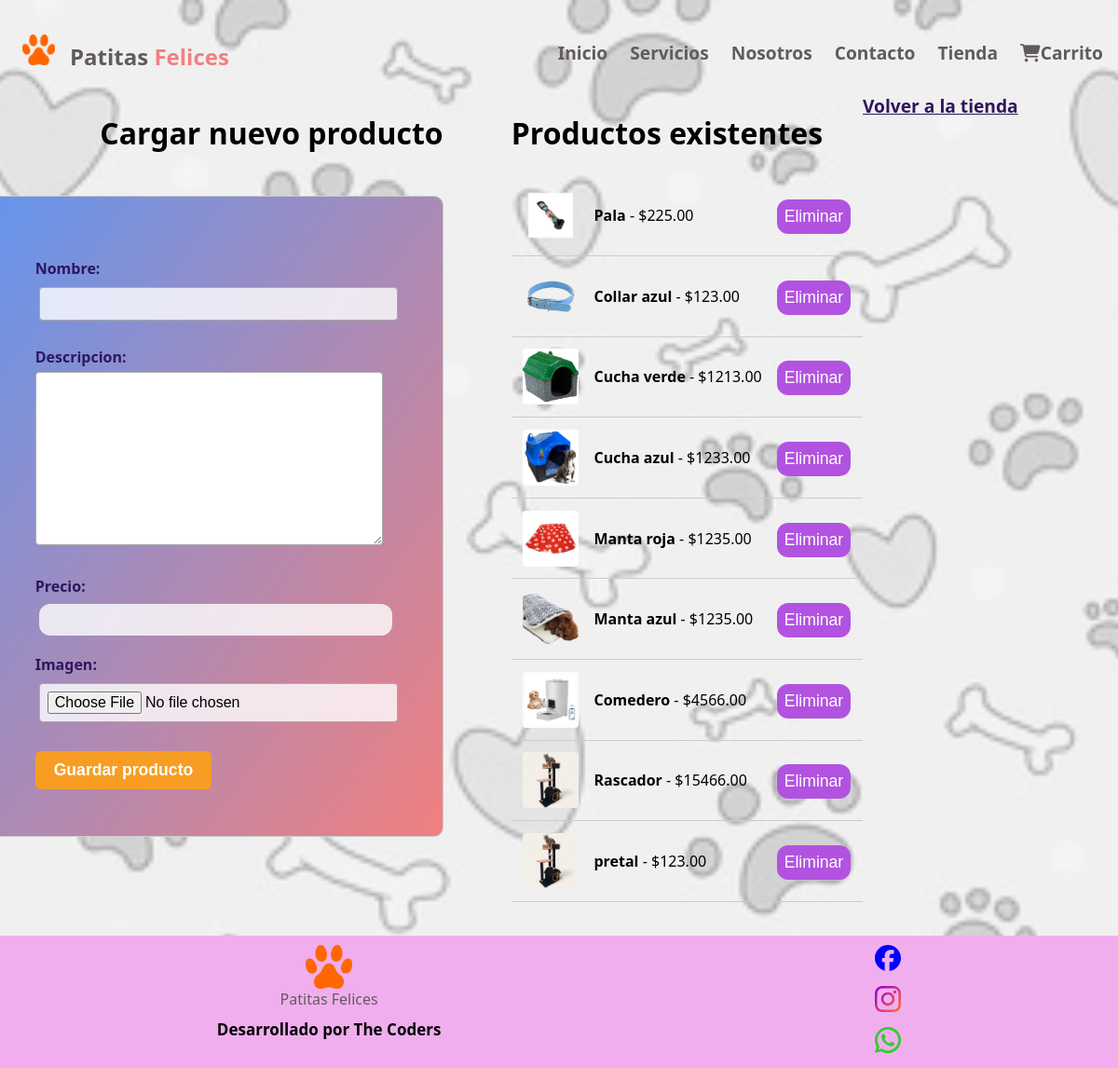
The app's page /cargar/ with its own data.
### PatitasFelices/models.py (models this page shows, shortened)
class Producto(models.Model):
    nombre = models.CharField(max_length=100)
    descripcion = models.TextField()
    precio = models.DecimalField(max_digits=10, decimal_places=2)
    imagen = models.ImageField(upload_to='productos/')

### PatitasFelices/views.py (the view)
# urls.py: path('cargar/', views.formulario_cargar_mas, name='formulario_cargar_mas'),
def formulario_cargar_mas(request):
    if request.method == 'POST':
        form = ProductoForm(request.POST, request.FILES)
        if form.is_valid():
            form.save()
            return redirect('formulario_cargar_mas')
    else:
        form = ProductoForm()
    productos = Producto.objects.all()  # Agregado
    return render(request, 'cargar_mas_formulario.html', {
        'form': form,
        'productos': productos  # Agregado
    })

### PatitasFelices/forms.py
class ProductoForm(forms.ModelForm):
    class Meta:
        model = Producto
        fields = ['nombre', 'descripcion', 'precio', 'imagen']
        widgets = {
            'nombre': forms.TextInput(attrs={'class': 'form-control'}),
            'descripcion': forms.Textarea(attrs={'class': 'form-control'}),
            'precio': forms.NumberInput(attrs={'class': 'form-control'}),
            'imagen': forms.ClearableFileInput(attrs={'class': 'form-control'}),
        }

### PatitasFelices/templates/cargar_mas_formulario.html (shortened to what this page needs)
{% extends "base.html" %}
{% load static %}
{% block content %}
<div class="mas-cont">
    <h1>Cargar nuevo producto</h1>
<form method="post" enctype="multipart/form-data" class="formulario-cargar">
    {{ form.as_p }}
    <button type="submit">Guardar producto</button>
</form>
</div>
<div class="productos-existentes">
    <h1>Productos existentes</h1>
    <ul class="lista-productos">
        {% for producto in productos %}
        <li class="item-producto">
            <img src="{{ producto.imagen.url }}" alt="{{ producto.nombre }}" class="miniatura">
            <span class="info-producto">
                <strong>{{ producto.nombre }}</strong> - ${{ producto.precio }}
            </span>
            <form method="post" action="{% url 'eliminar_producto' producto.id %}" class="form-eliminar">
                <button type="submit">Eliminar</button>
            </form>
        </li>
        {% empty %}
        <li>No hay productos cargados.</li>
        {% endfor %}
    </ul>
</div>
<a href="{% url 'tienda' %}">Volver a la tienda</a>
{% endblock %}

### PatitasFelices/templates/base.html (shortened to what this page needs)
{% load static %}
<!DOCTYPE html>
<html lang="es">
<head>
    <link rel="stylesheet" href="{% static 'style.css' %}">
    <link rel="stylesheet" href="https://cdnjs.cloudflare.com/ajax/libs/font-awesome/6.4.0/css/all.min.css">
</head>
<body>
    <nav>
        <div class="logo"><img src="../static/img/patita.png" alt=""><span class="highlight-grey">Patitas <span class="highlight-pink">Felices</span></span>
        </div>
        <ul id="menu">
            <li><a href="{% url 'home' %}">Inicio</a></li>
            <li><a href="{% url 'servicios' %}">Servicios</a></li>
            <li><a href="{% url 'nosotros' %}">Nosotros</a></li>
            <li><a href="{% url 'contacto' %}">Contacto</a></li>
            <li><a href="{% url 'tienda' %}">Tienda</a></li>
            {% block carrito %}
            <li><a href="{% url 'carrito' %}"><i class="fas fa-shopping-cart"></i>Carrito</a></li>
             {% endblock %}
        </ul>
    </nav>
    <div class="contenido">
        {% block content %}{% endblock %}
    </div>
    {% block footer %}
        <footer>
            <div class="footer-container">
              <div class="footer-left">
                <img src="../static/img/patita.png" alt=""><span class="highlight-grey">Patitas <span
                    class="highlight-pink">Felices</span></span>
                <p class="footer-dev">Desarrollado por The Coders</p>
              </div>
              <div class="footer-right">
                <a href="https://facebook.com" target="_blank">
                  <img src="{% static 'img/facebook.svg' %}" alt="Facebook">
                </a>
                <a href="https://instagram.com" target="_blank">
                  <img src="{% static 'img/instagram.svg' %}" alt="Instagram">
                </a>
                <a href="https://wa.me/5491123456789" target="_blank">
                  <img src="{% static 'img/whatsap.svg' %}" alt="WhatsApp">
                </a>
              </div>
            </div>
        </footer>
{% endblock %}
</body>
</html>

### PatitasFelices/static/style.css (style rules this page uses)
body, html { margin: 0; padding: 0; box-sizing: border-box; display: flex; flex-direction: column; }
a { color: #2e175d; font-size: 1.2rem; font-weight: bold; }
body { font-family: 'Segoe UI', sans-serif; display: flex; align-items: center; justify-content: center; height: 100%; position: relative; overflow-x: hidden; }
body::before { content: ""; position: fixed; top: 0; left: 0; width: 100%; height: 100%; background-image: url('img/dog-seamless-pattern-paws-bones-260nw-2350264459.jpg'); background-size: cover; background-repeat: repeat; background-position: center; filter: grayscale(100%) brightness(90%); opacity: 0.4; z-index: -1; }
.highlight-grey { color: #615b60; }
.logo { display: flex; align-items: baseline; gap: 1rem; }
.logo img { width: 35px; margin-left: 1rem; }
nav { background-color: transparent; display: flex; justify-content: space-between; align-items: center; padding: 1.7rem 3rem;; padding-left: 4rem; width: 100%; top: 0; position: fixed; z-index: 10; }
nav .logo { font-size: 1.5rem; font-weight: bold; }
nav span .highlight-pink { color: #F08080; }
nav ul { list-style: none; display: flex; gap: 1.5rem; padding-right: 2%; }
nav ul li a { color: #615b60; text-decoration: none; font-size: 1.2rem; transition: color 0.3s; }
form label { display: block; margin-bottom: 0.3rem; color: #2e175d; font-weight: 600; }
form input, form select { width: 100%; padding: 0.5rem; margin-bottom: 1.2rem; border: 1px solid #6495ED; border-radius: 8px; background-color: rgba(255, 255, 255, 0.8); font-size: 1rem; }
form button { background-color: #6495ED; color: white; padding: 0.8rem 1.5rem; border: none; border-radius: 10px; font-size: 1.1rem; cursor: pointer; transition: background-color 0.3s; }
.contenido { display: flex; justify-content: space-evenly; margin-top: 80px; flex-wrap: wrap; }
.contenido form { position: absolute; }
.contenido form input { border: none; border-radius: 12px; padding: 8px; width: 363px; margin: 4px; }
.contenido form button { border: none; border-radius: 12px; padding: 8px; background-color: rgb(177, 83, 224); color: #ffffff; cursor: pointer; margin-top: 3px; }
.contenido { flex: 1; padding: 20px; }
.formulario-cargar { max-width: 500px; margin-top: 110px; padding: 50px; border: 1px solid #ccc; border-radius: 10px; background: linear-gradient(to bottom right, #6495ED, #F08080); }
.formulario-cargar input[type="text"], .formulario-cargar input[type="file"], .formulario-cargar textarea, .formulario-cargar select { width: 95%; margin-bottom: 12px; border: 1px solid #aaa; border-radius: 4px; font-size: 1rem; }
.formulario-cargar button[type="submit"] { background-color: #f79d24; color: white; border: none; padding: 10px 20px; font-weight: bold; border-radius: 6px; cursor: pointer; }
.mas-cont { display: flex; justify-content: end; }
.lista-productos { list-style: none; padding: 0; margin-top: 1.5rem; }
.item-producto { display: flex; align-items: center; gap: 1rem; padding: 0.8rem; border-bottom: 1px solid #ccc; }
.miniatura { width: 60px; height: 60px; object-fit: cover; border-radius: 4px; }
.info-producto { flex-grow: 1; }
.form-eliminar { margin: 0; }
.item-producto form { display: contents; }
.productos-existentes { margin-left: 73px; }
footer { background-color: #f1aeee; color: white; padding:10px; width: 100%; }
.footer-container { display: flex; justify-content: space-around; align-items: flex-start; flex-wrap: wrap; }
.footer-left { display: flex; flex-direction: column; align-items: center; height: 119px; }
.footer-left img { width: 50px; }
.footer-dev { font-size: 17px; margin-top: auto; color: #000000; font-weight: 600; }
.footer-right { display: flex; flex-direction: column; gap: 10px; align-items: flex-end; }
.footer-right img { width: 28px; height: 28px; transition: transform 0.3s ease; }

### records on screen
Producto: imagen (picture), nombre "Pala", precio "225.00"
Producto: imagen (picture), nombre "Collar azul", precio "123.00"
Producto: imagen (picture), nombre "Cucha verde", precio "1213.00"
Producto: imagen (picture), nombre "Cucha azul", precio "1233.00"
Producto: imagen (picture), nombre "Manta roja", precio "1235.00"
Producto: imagen (picture), nombre "Manta azul", precio "1235.00"
Producto: imagen (picture), nombre "Comedero", precio "4566.00"
Producto: imagen (picture), nombre "Rascador", precio "15466.00"
Producto: imagen (picture), nombre "pretal", precio "123.00"
